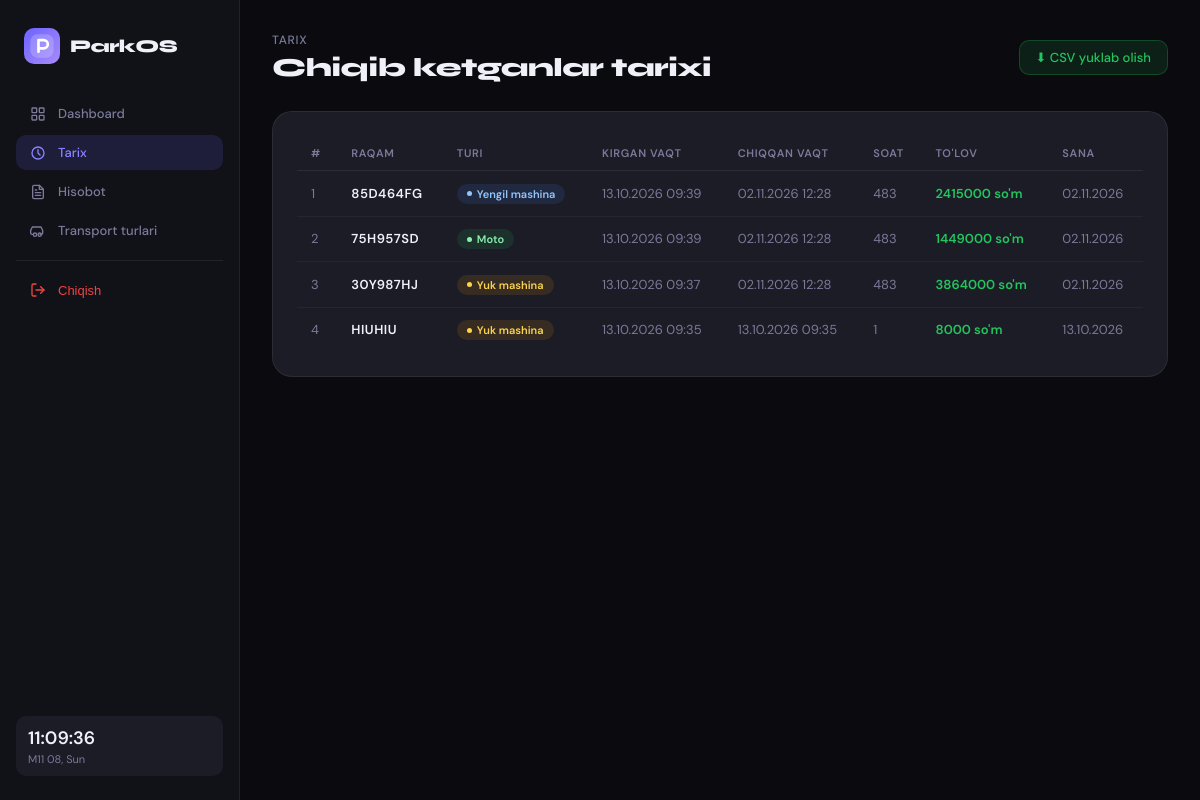
Page /history/ (signed in) on the committed database.
### parking/models.py (models this page shows, shortened)
class ParkingHistory(models.Model):
    plate        = models.CharField(max_length=20, verbose_name="Davlat raqami")
    vehicle_type = models.CharField(max_length=100, verbose_name="Turi")
    enter_time   = models.DateTimeField(verbose_name="Kirish vaqti")
    exit_time    = models.DateTimeField(verbose_name="Chiqish vaqti")
    hours        = models.PositiveIntegerField(verbose_name="Soat")
    price        = models.PositiveIntegerField(verbose_name="To'lov (so'm)")
    date         = models.DateField(verbose_name="Sana")
    class Meta:
        verbose_name = "Tarix"
        verbose_name_plural = "Tarix"
        ordering = ["-id"]

### parking/views.py (the view)
# urls.py: path("history/",                    views.history,             name="history"),
@login_required
def history(request):
    records = ParkingHistory.objects.all()[:200]
    return render(request, "parking/history.html", {"records": records})

### parking/templates/parking/history.html (shortened to what this page needs)
{% extends "parking/base.html" %}
{% block content %}
<div class="page-header fade-up">
  <div>
    <div class="page-subhead">Tarix</div>
    <h1>Chiqib ketganlar tarixi</h1>
  </div>
  <div class="header-actions">
    <a href="{% url 'export_history' %}" class="btn btn-success">
      ⬇ CSV yuklab olish
    </a>
  </div>
</div>
<div class="card fade-up">
  {% if records %}
  <div class="table-wrap">
    <table>
      <thead>
        <tr>
          <th>#</th>
          <th>Raqam</th>
          <th>Turi</th>
          <th>Kirgan vaqt</th>
          <th>Chiqqan vaqt</th>
          <th>Soat</th>
          <th>To'lov</th>
          <th>Sana</th>
        </tr>
      </thead>
      <tbody>
        {% for r in records %}
        <tr>
          <td style="color:var(--muted)">{{ forloop.counter }}</td>
          <td><span style="font-weight:600;letter-spacing:.5px">{{ r.plate }}</span></td>
          <td>
            <span class="badge {% if 'Yuk' in r.vehicle_type %}truck{% elif 'Moto' in r.vehicle_type or 'moto' in r.vehicle_type %}moto{% else %}car{% endif %}">
              {{ r.vehicle_type }}
            </span>
          </td>
          <td style="color:var(--muted)">{{ r.enter_time|date:"d.m.Y H:i" }}</td>
          <td style="color:var(--muted)">{{ r.exit_time|date:"d.m.Y H:i" }}</td>
          <td style="color:var(--muted)">{{ r.hours }}</td>
          <td style="font-weight:600;color:var(--green)">{{ r.price|floatformat:0 }} so'm</td>
          <td style="color:var(--muted)">{{ r.date|date:"d.m.Y" }}</td>
        </tr>
        {% endfor %}
      </tbody>
    </table>
  </div>
  {% else %}
  <div class="empty">
    <span class="icon">📜</span>
    Tarix bo'sh
  </div>
  {% endif %}
</div>
{% endblock %}

### parking/templates/parking/base.html (shortened to what this page needs)
{% load static %}
<!DOCTYPE html>
<html lang="uz">
<head>
<link rel="stylesheet" href="{% static 'parking/style.css' %}">
</head>
<body>
<nav class="sidebar">
  <div class="sidebar-logo">
    <div class="mark"></div>
    <span>ParkOS</span>
  </div>
  <a href="{% url 'dashboard' %}" class="nav-item {% if request.resolver_match.url_name == 'dashboard' %}active{% endif %}">
    <span class="icon"></span>Dashboard
  </a>
  <a href="{% url 'history' %}" class="nav-item {% if request.resolver_match.url_name == 'history' %}active{% endif %}">
    <span class="icon"><svg viewBox="0 0 24 24" fill="none" stroke="currentColor" stroke-width="2" stroke-linecap="round" stroke-linejoin="round" style="width:16px;height:16px;"><circle cx="12" cy="12" r="9"/><polyline points="12 7 12 12 15 15"/></svg></span>Tarix
  </a>
  <a href="{% url 'report' %}" class="nav-item {% if request.resolver_match.url_name == 'report' %}active{% endif %}">
    <span class="icon"></span>Hisobot
  </a>
  <a href="{% url 'vehicle_types' %}" class="nav-item {% if 'vehicle_types' in request.resolver_match.url_name %}active{% endif %}">
    <span class="icon"><svg viewBox="0 0 24 24" fill="none" stroke="currentColor" stroke-width="2" stroke-linecap="round" stroke-linejoin="round" style="width:16px;height:16px;"><path d="M5 17H3a2 2 0 0 1-2-2v-4l2.5-5h13L19 11v4a2 2 0 0 1-2 2h-2"/><circle cx="7.5" cy="17.5" r="2.5"/><circle cx="14.5" cy="17.5" r="2.5"/></svg></span>Transport turlari
  </a>
  <div class="sidebar-divider"></div>
  <form method="post" action="{% url 'logout' %}" style="margin:0;">
    <button type="submit" class="nav-item danger-item" style="width:100%;background:none;border:none;cursor:pointer;text-align:left;">
      <span class="icon"><svg viewBox="0 0 24 24" fill="none" stroke="currentColor" stroke-width="2" stroke-linecap="round" stroke-linejoin="round" style="width:16px;height:16px;"><path d="M9 21H5a2 2 0 0 1-2-2V5a2 2 0 0 1 2-2h4"/><polyline points="16 17 21 12 16 7"/><line x1="21" y1="12" x2="9" y2="12"/></svg></span>Chiqish
    </button>
  </form>
  <div class="sidebar-bottom">
    <div class="clock-badge">
      <span class="time" id="clock">--:--:--</span>
      <span id="date-label" style="font-size:11px"></span>
    </div>
  </div>
</nav>
<main class="main">
  {% block content %}{% endblock %}
</main>
</body>
</html>

### static/parking/style.css (style rules this page uses)
:root { --bg:#0a0a0f; --bg2:#111118; --bg3:#18181f; --card:#1c1c26; --card2:#22222e; --border:rgba(255,255,255,0.07); --border2:rgba(255,255,255,0.13); --text:#f0f0f8; --muted:#7a7a9a; --accent:#6c63ff; --accent2:#8b83ff; --green:#22c55e; --green-dim:#16a34a; --red:#ef4444; --red-dim:#b91c1c; --amber:#f59e0b; --blue:#3b82f6; --glow:rgba(108,99,255,0.15); }
* { box-sizing:border-box;margin:0;padding:0 }
body { font-family:'DM Sans',sans-serif;background:var(--bg);color:var(--text);min-height:100vh;overflow-x:hidden }
.fade-up { animation:fadeUp .45s cubic-bezier(.22,1,.36,1) both }
.fade-up:nth-child(1) { animation-delay:.05s }
.fade-up:nth-child(2) { animation-delay:.10s }
.sidebar { position:fixed;left:0;top:0;bottom:0;width:240px; background:var(--bg2);border-right:1px solid var(--border); padding:1.5rem 1rem;display:flex;flex-direction:column;gap:4px; z-index:10; }
.sidebar-logo { display:flex;align-items:center;gap:10px;padding:4px 8px;margin-bottom:1.5rem; }
.sidebar-logo .mark { width:36px;height:36px;border-radius:10px; background:linear-gradient(135deg,var(--accent),#a78bfa); display:flex;align-items:center;justify-content:center; flex-shrink:0;color:#fff; }
.sidebar-logo span { font-family:'Syne',sans-serif;font-size:18px;font-weight:800;letter-spacing:-0.5px }
.nav-item { display:flex;align-items:center;gap:10px;padding:9px 12px; border-radius:10px;color:var(--muted);font-size:13px;font-weight:500; cursor:pointer;transition:all .18s;text-decoration:none; }
.nav-item .icon { display:flex;align-items:center;justify-content:center;flex-shrink:0; }
.nav-item .icon svg { width:16px;height:16px; }
.nav-item.active { background:rgba(108,99,255,0.15);color:var(--accent2) }
.nav-item.danger-item { color:var(--red) }
.nav-item .icon { font-size:16px;width:20px;text-align:center }
.sidebar-divider { height:1px;background:var(--border);margin:8px 0 }
.sidebar-bottom { margin-top:auto }
.clock-badge { padding:10px 12px;background:var(--card);border-radius:10px; font-size:11px;color:var(--muted); }
.clock-badge .time { font-size:18px;font-weight:600;color:var(--text);display:block;margin-bottom:2px;font-variant-numeric:tabular-nums }
.main { margin-left:240px;min-height:100vh;padding:2rem }
.page-header { display:flex;align-items:center;justify-content:space-between;margin-bottom:1.75rem }
.page-header h1 { font-family:'Syne',sans-serif;font-size:26px;font-weight:800;letter-spacing:-0.5px }
.page-subhead { font-size:12px;color:var(--muted);margin-bottom:4px;font-weight:500;text-transform:uppercase;letter-spacing:.06em }
.header-actions { display:flex;gap:8px }
.btn { display:inline-flex;align-items:center;gap:6px; padding:8px 16px;border-radius:10px;font-size:13px;font-weight:500; font-family:'DM Sans',sans-serif;cursor:pointer; border:1px solid var(--border2);background:var(--card);color:var(--text); transition:all .18s;text-decoration:none; }
.btn-success { background:rgba(34,197,94,0.12);border-color:rgba(34,197,94,0.25);color:var(--green) }
.card { background:var(--card);border:1px solid var(--border);border-radius:20px;padding:1.5rem;margin-bottom:14px }
.card:last-child { margin-bottom:0 }
.table-wrap { overflow-x:auto;border-radius:12px }
table { width:100%;border-collapse:collapse;font-size:13px }
thead tr { border-bottom:1px solid var(--border) }
th { padding:10px 14px;font-size:11px;font-weight:600;color:var(--muted);text-align:left;text-transform:uppercase;letter-spacing:.06em;white-space:nowrap }
td { padding:12px 14px;border-bottom:1px solid rgba(255,255,255,0.04);color:var(--text);vertical-align:middle }
tbody tr { transition:background .15s }
tbody tr:last-child td { border-bottom:none }
.badge { display:inline-flex;align-items:center;gap:5px; padding:3px 10px;border-radius:20px;font-size:11px;font-weight:600;white-space:nowrap; }
.badge::before { content:'';width:5px;height:5px;border-radius:50% }
.badge.car { background:rgba(59,130,246,0.12);color:#93c5fd }
.badge.car::before { background:#93c5fd }
.badge.truck { background:rgba(245,158,11,0.12);color:#fcd34d }
.badge.truck::before { background:#fcd34d }
.badge.moto { background:rgba(34,197,94,0.12);color:#86efac }
.badge.moto::before { background:#86efac }

### rows in the picture
ParkingHistory: plate "85D464FG", vehicle_type "Yengil mashina", enter_time "13.10.2026 09:39", exit_time "02.11.2026 12:28", hours "483", price "2415000", date "02.11.2026"
ParkingHistory: plate "75H957SD", vehicle_type "Moto", enter_time "13.10.2026 09:39", exit_time "02.11.2026 12:28", hours "483", price "1449000", date "02.11.2026"
ParkingHistory: plate "30Y987HJ", vehicle_type "Yuk mashina", enter_time "13.10.2026 09:37", exit_time "02.11.2026 12:28", hours "483", price "3864000", date "02.11.2026"
ParkingHistory: plate "HIUHIU", vehicle_type "Yuk mashina", enter_time "13.10.2026 09:35", exit_time "13.10.2026 09:35", hours "1", price "8000", date "13.10.2026"
